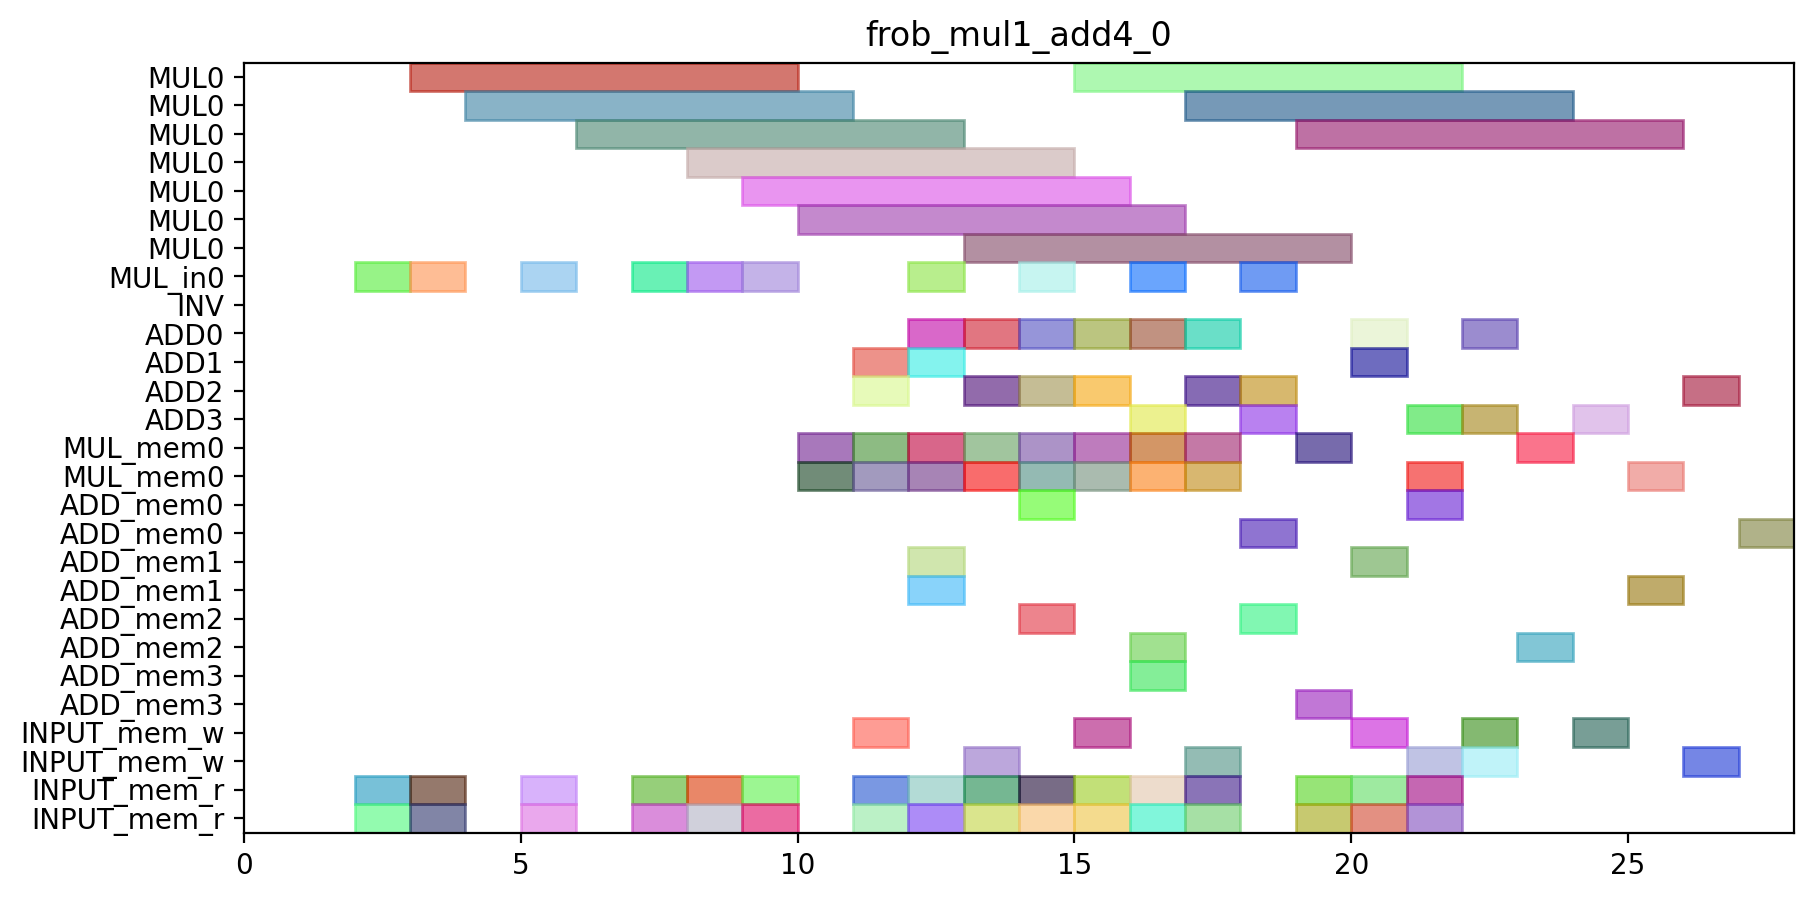

Reproduce this figure in Python.
from pyschedule import Scenario, solvers, plotters, alt

def solve_frob_mul1_add4_0(ConstStep, ExpStep):
	horizon = 90
	S=Scenario("frob_mul1_add4_0",horizon = horizon)

	# resource
	MUL = S.Resources('MUL', num=1, size=7)
	MUL_in = S.Resources('MUL_in', num=1)
	INV = S.Resource('INV')
	ADD = S.Resources('ADD', num=4, periods=range(1, horizon))
	MUL_mem = S.Resources('MUL_mem', num=1, size=2)
	ADD_mem = S.Resources('ADD_mem', num=4, size=2)
	INPUT_mem_w = S.Resource('INPUT_mem_w', size=2)
	INPUT_mem_r = S.Resource('INPUT_mem_r', size=2)

	# result of previous scheduling

	# new tasks
	NEW_F10T0_in = S.Task('NEW_F10T0_in', length=1, delay_cost=1)
	NEW_F10T0_in += alt(MUL_in)
	NEW_F10T0 = S.Task('NEW_F10T0', length=7, delay_cost=1)
	NEW_F10T0 += alt(MUL)
	S+=NEW_F10T0>=NEW_F10T0_in

	NEW_F10T0_mem0 = S.Task('NEW_F10T0_mem0', length=1, delay_cost=1)
	NEW_F10T0_mem0 += INPUT_mem_r
	S += NEW_F10T0_mem0<=NEW_F10T0

	NEW_F10T0_mem1 = S.Task('NEW_F10T0_mem1', length=1, delay_cost=1)
	NEW_F10T0_mem1 += INPUT_mem_r
	S += NEW_F10T0_mem1<=NEW_F10T0

	NEW_F10T1_in = S.Task('NEW_F10T1_in', length=1, delay_cost=1)
	NEW_F10T1_in += alt(MUL_in)
	NEW_F10T1 = S.Task('NEW_F10T1', length=7, delay_cost=1)
	NEW_F10T1 += alt(MUL)
	S+=NEW_F10T1>=NEW_F10T1_in

	NEW_F10T1_mem0 = S.Task('NEW_F10T1_mem0', length=1, delay_cost=1)
	NEW_F10T1_mem0 += INPUT_mem_r
	S += NEW_F10T1_mem0<=NEW_F10T1

	NEW_F10T1_mem1 = S.Task('NEW_F10T1_mem1', length=1, delay_cost=1)
	NEW_F10T1_mem1 += INPUT_mem_r
	S += NEW_F10T1_mem1<=NEW_F10T1

	NEW_F10T2 = S.Task('NEW_F10T2', length=1, delay_cost=1)
	NEW_F10T2 += alt(ADD)

	NEW_F10T2_mem0 = S.Task('NEW_F10T2_mem0', length=1, delay_cost=1)
	NEW_F10T2_mem0 += INPUT_mem_r
	S += NEW_F10T2_mem0<=NEW_F10T2

	NEW_F10T2_mem1 = S.Task('NEW_F10T2_mem1', length=1, delay_cost=1)
	NEW_F10T2_mem1 += INPUT_mem_r
	S += NEW_F10T2_mem1<=NEW_F10T2

	NEW_F10T3 = S.Task('NEW_F10T3', length=1, delay_cost=1)
	NEW_F10T3 += alt(ADD)

	NEW_F10T3_mem0 = S.Task('NEW_F10T3_mem0', length=1, delay_cost=1)
	NEW_F10T3_mem0 += INPUT_mem_r
	S += NEW_F10T3_mem0<=NEW_F10T3

	NEW_F10T3_mem1 = S.Task('NEW_F10T3_mem1', length=1, delay_cost=1)
	NEW_F10T3_mem1 += INPUT_mem_r
	S += NEW_F10T3_mem1<=NEW_F10T3

	NEW_F20T0_in = S.Task('NEW_F20T0_in', length=1, delay_cost=1)
	NEW_F20T0_in += alt(MUL_in)
	NEW_F20T0 = S.Task('NEW_F20T0', length=7, delay_cost=1)
	NEW_F20T0 += alt(MUL)
	S+=NEW_F20T0>=NEW_F20T0_in

	NEW_F20T0_mem0 = S.Task('NEW_F20T0_mem0', length=1, delay_cost=1)
	NEW_F20T0_mem0 += INPUT_mem_r
	S += NEW_F20T0_mem0<=NEW_F20T0

	NEW_F20T0_mem1 = S.Task('NEW_F20T0_mem1', length=1, delay_cost=1)
	NEW_F20T0_mem1 += INPUT_mem_r
	S += NEW_F20T0_mem1<=NEW_F20T0

	NEW_F20T1_in = S.Task('NEW_F20T1_in', length=1, delay_cost=1)
	NEW_F20T1_in += alt(MUL_in)
	NEW_F20T1 = S.Task('NEW_F20T1', length=7, delay_cost=1)
	NEW_F20T1 += alt(MUL)
	S+=NEW_F20T1>=NEW_F20T1_in

	NEW_F20T1_mem0 = S.Task('NEW_F20T1_mem0', length=1, delay_cost=1)
	NEW_F20T1_mem0 += INPUT_mem_r
	S += NEW_F20T1_mem0<=NEW_F20T1

	NEW_F20T1_mem1 = S.Task('NEW_F20T1_mem1', length=1, delay_cost=1)
	NEW_F20T1_mem1 += INPUT_mem_r
	S += NEW_F20T1_mem1<=NEW_F20T1

	NEW_F20T2 = S.Task('NEW_F20T2', length=1, delay_cost=1)
	NEW_F20T2 += alt(ADD)

	NEW_F20T2_mem0 = S.Task('NEW_F20T2_mem0', length=1, delay_cost=1)
	NEW_F20T2_mem0 += INPUT_mem_r
	S += NEW_F20T2_mem0<=NEW_F20T2

	NEW_F20T2_mem1 = S.Task('NEW_F20T2_mem1', length=1, delay_cost=1)
	NEW_F20T2_mem1 += INPUT_mem_r
	S += NEW_F20T2_mem1<=NEW_F20T2

	NEW_F20T3 = S.Task('NEW_F20T3', length=1, delay_cost=1)
	NEW_F20T3 += alt(ADD)

	NEW_F20T3_mem0 = S.Task('NEW_F20T3_mem0', length=1, delay_cost=1)
	NEW_F20T3_mem0 += INPUT_mem_r
	S += NEW_F20T3_mem0<=NEW_F20T3

	NEW_F20T3_mem1 = S.Task('NEW_F20T3_mem1', length=1, delay_cost=1)
	NEW_F20T3_mem1 += INPUT_mem_r
	S += NEW_F20T3_mem1<=NEW_F20T3

	NEW_F01T0_in = S.Task('NEW_F01T0_in', length=1, delay_cost=1)
	NEW_F01T0_in += alt(MUL_in)
	NEW_F01T0 = S.Task('NEW_F01T0', length=7, delay_cost=1)
	NEW_F01T0 += alt(MUL)
	S+=NEW_F01T0>=NEW_F01T0_in

	NEW_F01T0_mem0 = S.Task('NEW_F01T0_mem0', length=1, delay_cost=1)
	NEW_F01T0_mem0 += INPUT_mem_r
	S += NEW_F01T0_mem0<=NEW_F01T0

	NEW_F01T0_mem1 = S.Task('NEW_F01T0_mem1', length=1, delay_cost=1)
	NEW_F01T0_mem1 += INPUT_mem_r
	S += NEW_F01T0_mem1<=NEW_F01T0

	NEW_F01T1_in = S.Task('NEW_F01T1_in', length=1, delay_cost=1)
	NEW_F01T1_in += alt(MUL_in)
	NEW_F01T1 = S.Task('NEW_F01T1', length=7, delay_cost=1)
	NEW_F01T1 += alt(MUL)
	S+=NEW_F01T1>=NEW_F01T1_in

	NEW_F01T1_mem0 = S.Task('NEW_F01T1_mem0', length=1, delay_cost=1)
	NEW_F01T1_mem0 += INPUT_mem_r
	S += NEW_F01T1_mem0<=NEW_F01T1

	NEW_F01T1_mem1 = S.Task('NEW_F01T1_mem1', length=1, delay_cost=1)
	NEW_F01T1_mem1 += INPUT_mem_r
	S += NEW_F01T1_mem1<=NEW_F01T1

	NEW_F01T2 = S.Task('NEW_F01T2', length=1, delay_cost=1)
	NEW_F01T2 += alt(ADD)

	NEW_F01T2_mem0 = S.Task('NEW_F01T2_mem0', length=1, delay_cost=1)
	NEW_F01T2_mem0 += INPUT_mem_r
	S += NEW_F01T2_mem0<=NEW_F01T2

	NEW_F01T2_mem1 = S.Task('NEW_F01T2_mem1', length=1, delay_cost=1)
	NEW_F01T2_mem1 += INPUT_mem_r
	S += NEW_F01T2_mem1<=NEW_F01T2

	NEW_F01T3 = S.Task('NEW_F01T3', length=1, delay_cost=1)
	NEW_F01T3 += alt(ADD)

	NEW_F01T3_mem0 = S.Task('NEW_F01T3_mem0', length=1, delay_cost=1)
	NEW_F01T3_mem0 += INPUT_mem_r
	S += NEW_F01T3_mem0<=NEW_F01T3

	NEW_F01T3_mem1 = S.Task('NEW_F01T3_mem1', length=1, delay_cost=1)
	NEW_F01T3_mem1 += INPUT_mem_r
	S += NEW_F01T3_mem1<=NEW_F01T3

	NEW_F11T0_in = S.Task('NEW_F11T0_in', length=1, delay_cost=1)
	NEW_F11T0_in += alt(MUL_in)
	NEW_F11T0 = S.Task('NEW_F11T0', length=7, delay_cost=1)
	NEW_F11T0 += alt(MUL)
	S+=NEW_F11T0>=NEW_F11T0_in

	NEW_F11T0_mem0 = S.Task('NEW_F11T0_mem0', length=1, delay_cost=1)
	NEW_F11T0_mem0 += INPUT_mem_r
	S += NEW_F11T0_mem0<=NEW_F11T0

	NEW_F11T0_mem1 = S.Task('NEW_F11T0_mem1', length=1, delay_cost=1)
	NEW_F11T0_mem1 += INPUT_mem_r
	S += NEW_F11T0_mem1<=NEW_F11T0

	NEW_F11T1_in = S.Task('NEW_F11T1_in', length=1, delay_cost=1)
	NEW_F11T1_in += alt(MUL_in)
	NEW_F11T1 = S.Task('NEW_F11T1', length=7, delay_cost=1)
	NEW_F11T1 += alt(MUL)
	S+=NEW_F11T1>=NEW_F11T1_in

	NEW_F11T1_mem0 = S.Task('NEW_F11T1_mem0', length=1, delay_cost=1)
	NEW_F11T1_mem0 += INPUT_mem_r
	S += NEW_F11T1_mem0<=NEW_F11T1

	NEW_F11T1_mem1 = S.Task('NEW_F11T1_mem1', length=1, delay_cost=1)
	NEW_F11T1_mem1 += INPUT_mem_r
	S += NEW_F11T1_mem1<=NEW_F11T1

	NEW_F11T2 = S.Task('NEW_F11T2', length=1, delay_cost=1)
	NEW_F11T2 += alt(ADD)

	NEW_F11T2_mem0 = S.Task('NEW_F11T2_mem0', length=1, delay_cost=1)
	NEW_F11T2_mem0 += INPUT_mem_r
	S += NEW_F11T2_mem0<=NEW_F11T2

	NEW_F11T2_mem1 = S.Task('NEW_F11T2_mem1', length=1, delay_cost=1)
	NEW_F11T2_mem1 += INPUT_mem_r
	S += NEW_F11T2_mem1<=NEW_F11T2

	NEW_F11T3 = S.Task('NEW_F11T3', length=1, delay_cost=1)
	NEW_F11T3 += alt(ADD)

	NEW_F11T3_mem0 = S.Task('NEW_F11T3_mem0', length=1, delay_cost=1)
	NEW_F11T3_mem0 += INPUT_mem_r
	S += NEW_F11T3_mem0<=NEW_F11T3

	NEW_F11T3_mem1 = S.Task('NEW_F11T3_mem1', length=1, delay_cost=1)
	NEW_F11T3_mem1 += INPUT_mem_r
	S += NEW_F11T3_mem1<=NEW_F11T3

	NEW_F21T0_in = S.Task('NEW_F21T0_in', length=1, delay_cost=1)
	NEW_F21T0_in += alt(MUL_in)
	NEW_F21T0 = S.Task('NEW_F21T0', length=7, delay_cost=1)
	NEW_F21T0 += alt(MUL)
	S+=NEW_F21T0>=NEW_F21T0_in

	NEW_F21T0_mem0 = S.Task('NEW_F21T0_mem0', length=1, delay_cost=1)
	NEW_F21T0_mem0 += INPUT_mem_r
	S += NEW_F21T0_mem0<=NEW_F21T0

	NEW_F21T0_mem1 = S.Task('NEW_F21T0_mem1', length=1, delay_cost=1)
	NEW_F21T0_mem1 += INPUT_mem_r
	S += NEW_F21T0_mem1<=NEW_F21T0

	NEW_F21T1_in = S.Task('NEW_F21T1_in', length=1, delay_cost=1)
	NEW_F21T1_in += alt(MUL_in)
	NEW_F21T1 = S.Task('NEW_F21T1', length=7, delay_cost=1)
	NEW_F21T1 += alt(MUL)
	S+=NEW_F21T1>=NEW_F21T1_in

	NEW_F21T1_mem0 = S.Task('NEW_F21T1_mem0', length=1, delay_cost=1)
	NEW_F21T1_mem0 += INPUT_mem_r
	S += NEW_F21T1_mem0<=NEW_F21T1

	NEW_F21T1_mem1 = S.Task('NEW_F21T1_mem1', length=1, delay_cost=1)
	NEW_F21T1_mem1 += INPUT_mem_r
	S += NEW_F21T1_mem1<=NEW_F21T1

	NEW_F21T2 = S.Task('NEW_F21T2', length=1, delay_cost=1)
	NEW_F21T2 += alt(ADD)

	NEW_F21T2_mem0 = S.Task('NEW_F21T2_mem0', length=1, delay_cost=1)
	NEW_F21T2_mem0 += INPUT_mem_r
	S += NEW_F21T2_mem0<=NEW_F21T2

	NEW_F21T2_mem1 = S.Task('NEW_F21T2_mem1', length=1, delay_cost=1)
	NEW_F21T2_mem1 += INPUT_mem_r
	S += NEW_F21T2_mem1<=NEW_F21T2

	NEW_F21T3 = S.Task('NEW_F21T3', length=1, delay_cost=1)
	NEW_F21T3 += alt(ADD)

	NEW_F21T3_mem0 = S.Task('NEW_F21T3_mem0', length=1, delay_cost=1)
	NEW_F21T3_mem0 += INPUT_mem_r
	S += NEW_F21T3_mem0<=NEW_F21T3

	NEW_F21T3_mem1 = S.Task('NEW_F21T3_mem1', length=1, delay_cost=1)
	NEW_F21T3_mem1 += INPUT_mem_r
	S += NEW_F21T3_mem1<=NEW_F21T3

	NEW_F10T4_in = S.Task('NEW_F10T4_in', length=1, delay_cost=1)
	NEW_F10T4_in += alt(MUL_in)
	NEW_F10T4 = S.Task('NEW_F10T4', length=7, delay_cost=1)
	NEW_F10T4 += alt(MUL)
	S+=NEW_F10T4>=NEW_F10T4_in

	NEW_F10T4_mem0 = S.Task('NEW_F10T4_mem0', length=1, delay_cost=1)
	NEW_F10T4_mem0 += alt(ADD_mem)
	S += (NEW_F10T2*ADD[0])-1<NEW_F10T4_mem0*ADD_mem[0]
	S += (NEW_F10T2*ADD[1])-1<NEW_F10T4_mem0*ADD_mem[1]
	S += (NEW_F10T2*ADD[2])-1<NEW_F10T4_mem0*ADD_mem[2]
	S += (NEW_F10T2*ADD[3])-1<NEW_F10T4_mem0*ADD_mem[3]
	S += NEW_F10T4_mem0<=NEW_F10T4

	NEW_F10T4_mem1 = S.Task('NEW_F10T4_mem1', length=1, delay_cost=1)
	NEW_F10T4_mem1 += alt(ADD_mem)
	S += (NEW_F10T3*ADD[0])-1<NEW_F10T4_mem1*ADD_mem[0]
	S += (NEW_F10T3*ADD[1])-1<NEW_F10T4_mem1*ADD_mem[1]
	S += (NEW_F10T3*ADD[2])-1<NEW_F10T4_mem1*ADD_mem[2]
	S += (NEW_F10T3*ADD[3])-1<NEW_F10T4_mem1*ADD_mem[3]
	S += NEW_F10T4_mem1<=NEW_F10T4

	NEW_F10T5 = S.Task('NEW_F10T5', length=1, delay_cost=1)
	NEW_F10T5 += alt(ADD)

	NEW_F10T5_mem0 = S.Task('NEW_F10T5_mem0', length=1, delay_cost=1)
	NEW_F10T5_mem0 += alt(MUL_mem)
	S += (NEW_F10T0*MUL[0])-1<NEW_F10T5_mem0*MUL_mem[0]
	S += NEW_F10T5_mem0<=NEW_F10T5

	NEW_F10T5_mem1 = S.Task('NEW_F10T5_mem1', length=1, delay_cost=1)
	NEW_F10T5_mem1 += alt(MUL_mem)
	S += (NEW_F10T1*MUL[0])-1<NEW_F10T5_mem1*MUL_mem[0]
	S += NEW_F10T5_mem1<=NEW_F10T5

	NEW_F20T4_in = S.Task('NEW_F20T4_in', length=1, delay_cost=1)
	NEW_F20T4_in += alt(MUL_in)
	NEW_F20T4 = S.Task('NEW_F20T4', length=7, delay_cost=1)
	NEW_F20T4 += alt(MUL)
	S+=NEW_F20T4>=NEW_F20T4_in

	NEW_F20T4_mem0 = S.Task('NEW_F20T4_mem0', length=1, delay_cost=1)
	NEW_F20T4_mem0 += alt(ADD_mem)
	S += (NEW_F20T2*ADD[0])-1<NEW_F20T4_mem0*ADD_mem[0]
	S += (NEW_F20T2*ADD[1])-1<NEW_F20T4_mem0*ADD_mem[1]
	S += (NEW_F20T2*ADD[2])-1<NEW_F20T4_mem0*ADD_mem[2]
	S += (NEW_F20T2*ADD[3])-1<NEW_F20T4_mem0*ADD_mem[3]
	S += NEW_F20T4_mem0<=NEW_F20T4

	NEW_F20T4_mem1 = S.Task('NEW_F20T4_mem1', length=1, delay_cost=1)
	NEW_F20T4_mem1 += alt(ADD_mem)
	S += (NEW_F20T3*ADD[0])-1<NEW_F20T4_mem1*ADD_mem[0]
	S += (NEW_F20T3*ADD[1])-1<NEW_F20T4_mem1*ADD_mem[1]
	S += (NEW_F20T3*ADD[2])-1<NEW_F20T4_mem1*ADD_mem[2]
	S += (NEW_F20T3*ADD[3])-1<NEW_F20T4_mem1*ADD_mem[3]
	S += NEW_F20T4_mem1<=NEW_F20T4

	NEW_F20T5 = S.Task('NEW_F20T5', length=1, delay_cost=1)
	NEW_F20T5 += alt(ADD)

	NEW_F20T5_mem0 = S.Task('NEW_F20T5_mem0', length=1, delay_cost=1)
	NEW_F20T5_mem0 += alt(MUL_mem)
	S += (NEW_F20T0*MUL[0])-1<NEW_F20T5_mem0*MUL_mem[0]
	S += NEW_F20T5_mem0<=NEW_F20T5

	NEW_F20T5_mem1 = S.Task('NEW_F20T5_mem1', length=1, delay_cost=1)
	NEW_F20T5_mem1 += alt(MUL_mem)
	S += (NEW_F20T1*MUL[0])-1<NEW_F20T5_mem1*MUL_mem[0]
	S += NEW_F20T5_mem1<=NEW_F20T5

	NEW_F01T4_in = S.Task('NEW_F01T4_in', length=1, delay_cost=1)
	NEW_F01T4_in += alt(MUL_in)
	NEW_F01T4 = S.Task('NEW_F01T4', length=7, delay_cost=1)
	NEW_F01T4 += alt(MUL)
	S+=NEW_F01T4>=NEW_F01T4_in

	NEW_F01T4_mem0 = S.Task('NEW_F01T4_mem0', length=1, delay_cost=1)
	NEW_F01T4_mem0 += alt(ADD_mem)
	S += (NEW_F01T2*ADD[0])-1<NEW_F01T4_mem0*ADD_mem[0]
	S += (NEW_F01T2*ADD[1])-1<NEW_F01T4_mem0*ADD_mem[1]
	S += (NEW_F01T2*ADD[2])-1<NEW_F01T4_mem0*ADD_mem[2]
	S += (NEW_F01T2*ADD[3])-1<NEW_F01T4_mem0*ADD_mem[3]
	S += NEW_F01T4_mem0<=NEW_F01T4

	NEW_F01T4_mem1 = S.Task('NEW_F01T4_mem1', length=1, delay_cost=1)
	NEW_F01T4_mem1 += alt(ADD_mem)
	S += (NEW_F01T3*ADD[0])-1<NEW_F01T4_mem1*ADD_mem[0]
	S += (NEW_F01T3*ADD[1])-1<NEW_F01T4_mem1*ADD_mem[1]
	S += (NEW_F01T3*ADD[2])-1<NEW_F01T4_mem1*ADD_mem[2]
	S += (NEW_F01T3*ADD[3])-1<NEW_F01T4_mem1*ADD_mem[3]
	S += NEW_F01T4_mem1<=NEW_F01T4

	NEW_F01T5 = S.Task('NEW_F01T5', length=1, delay_cost=1)
	NEW_F01T5 += alt(ADD)

	NEW_F01T5_mem0 = S.Task('NEW_F01T5_mem0', length=1, delay_cost=1)
	NEW_F01T5_mem0 += alt(MUL_mem)
	S += (NEW_F01T0*MUL[0])-1<NEW_F01T5_mem0*MUL_mem[0]
	S += NEW_F01T5_mem0<=NEW_F01T5

	NEW_F01T5_mem1 = S.Task('NEW_F01T5_mem1', length=1, delay_cost=1)
	NEW_F01T5_mem1 += alt(MUL_mem)
	S += (NEW_F01T1*MUL[0])-1<NEW_F01T5_mem1*MUL_mem[0]
	S += NEW_F01T5_mem1<=NEW_F01T5

	NEW_F11T4_in = S.Task('NEW_F11T4_in', length=1, delay_cost=1)
	NEW_F11T4_in += alt(MUL_in)
	NEW_F11T4 = S.Task('NEW_F11T4', length=7, delay_cost=1)
	NEW_F11T4 += alt(MUL)
	S+=NEW_F11T4>=NEW_F11T4_in

	NEW_F11T4_mem0 = S.Task('NEW_F11T4_mem0', length=1, delay_cost=1)
	NEW_F11T4_mem0 += alt(ADD_mem)
	S += (NEW_F11T2*ADD[0])-1<NEW_F11T4_mem0*ADD_mem[0]
	S += (NEW_F11T2*ADD[1])-1<NEW_F11T4_mem0*ADD_mem[1]
	S += (NEW_F11T2*ADD[2])-1<NEW_F11T4_mem0*ADD_mem[2]
	S += (NEW_F11T2*ADD[3])-1<NEW_F11T4_mem0*ADD_mem[3]
	S += NEW_F11T4_mem0<=NEW_F11T4

	NEW_F11T4_mem1 = S.Task('NEW_F11T4_mem1', length=1, delay_cost=1)
	NEW_F11T4_mem1 += alt(ADD_mem)
	S += (NEW_F11T3*ADD[0])-1<NEW_F11T4_mem1*ADD_mem[0]
	S += (NEW_F11T3*ADD[1])-1<NEW_F11T4_mem1*ADD_mem[1]
	S += (NEW_F11T3*ADD[2])-1<NEW_F11T4_mem1*ADD_mem[2]
	S += (NEW_F11T3*ADD[3])-1<NEW_F11T4_mem1*ADD_mem[3]
	S += NEW_F11T4_mem1<=NEW_F11T4

	NEW_F11T5 = S.Task('NEW_F11T5', length=1, delay_cost=1)
	NEW_F11T5 += alt(ADD)

	NEW_F11T5_mem0 = S.Task('NEW_F11T5_mem0', length=1, delay_cost=1)
	NEW_F11T5_mem0 += alt(MUL_mem)
	S += (NEW_F11T0*MUL[0])-1<NEW_F11T5_mem0*MUL_mem[0]
	S += NEW_F11T5_mem0<=NEW_F11T5

	NEW_F11T5_mem1 = S.Task('NEW_F11T5_mem1', length=1, delay_cost=1)
	NEW_F11T5_mem1 += alt(MUL_mem)
	S += (NEW_F11T1*MUL[0])-1<NEW_F11T5_mem1*MUL_mem[0]
	S += NEW_F11T5_mem1<=NEW_F11T5

	NEW_F21T4_in = S.Task('NEW_F21T4_in', length=1, delay_cost=1)
	NEW_F21T4_in += alt(MUL_in)
	NEW_F21T4 = S.Task('NEW_F21T4', length=7, delay_cost=1)
	NEW_F21T4 += alt(MUL)
	S+=NEW_F21T4>=NEW_F21T4_in

	NEW_F21T4_mem0 = S.Task('NEW_F21T4_mem0', length=1, delay_cost=1)
	NEW_F21T4_mem0 += alt(ADD_mem)
	S += (NEW_F21T2*ADD[0])-1<NEW_F21T4_mem0*ADD_mem[0]
	S += (NEW_F21T2*ADD[1])-1<NEW_F21T4_mem0*ADD_mem[1]
	S += (NEW_F21T2*ADD[2])-1<NEW_F21T4_mem0*ADD_mem[2]
	S += (NEW_F21T2*ADD[3])-1<NEW_F21T4_mem0*ADD_mem[3]
	S += NEW_F21T4_mem0<=NEW_F21T4

	NEW_F21T4_mem1 = S.Task('NEW_F21T4_mem1', length=1, delay_cost=1)
	NEW_F21T4_mem1 += alt(ADD_mem)
	S += (NEW_F21T3*ADD[0])-1<NEW_F21T4_mem1*ADD_mem[0]
	S += (NEW_F21T3*ADD[1])-1<NEW_F21T4_mem1*ADD_mem[1]
	S += (NEW_F21T3*ADD[2])-1<NEW_F21T4_mem1*ADD_mem[2]
	S += (NEW_F21T3*ADD[3])-1<NEW_F21T4_mem1*ADD_mem[3]
	S += NEW_F21T4_mem1<=NEW_F21T4

	NEW_F21T5 = S.Task('NEW_F21T5', length=1, delay_cost=1)
	NEW_F21T5 += alt(ADD)

	NEW_F21T5_mem0 = S.Task('NEW_F21T5_mem0', length=1, delay_cost=1)
	NEW_F21T5_mem0 += alt(MUL_mem)
	S += (NEW_F21T0*MUL[0])-1<NEW_F21T5_mem0*MUL_mem[0]
	S += NEW_F21T5_mem0<=NEW_F21T5

	NEW_F21T5_mem1 = S.Task('NEW_F21T5_mem1', length=1, delay_cost=1)
	NEW_F21T5_mem1 += alt(MUL_mem)
	S += (NEW_F21T1*MUL[0])-1<NEW_F21T5_mem1*MUL_mem[0]
	S += NEW_F21T5_mem1<=NEW_F21T5

	NEW_F000 = S.Task('NEW_F000', length=1, delay_cost=1)
	NEW_F000 += alt(ADD)

	NEW_F000_mem0 = S.Task('NEW_F000_mem0', length=1, delay_cost=1)
	NEW_F000_mem0 += INPUT_mem_r
	S += NEW_F000_mem0<=NEW_F000

	NEW_F000_mem1 = S.Task('NEW_F000_mem1', length=1, delay_cost=1)
	NEW_F000_mem1 += INPUT_mem_r
	S += NEW_F000_mem1<=NEW_F000

	NEW_F000_w = S.Task('NEW_F000_w', length=1, delay_cost=1)
	NEW_F000_w += alt(INPUT_mem_w)
	S += 0 < NEW_F000_w
	S += NEW_F000-1 <= NEW_F000_w

	NEW_F001 = S.Task('NEW_F001', length=1, delay_cost=1)
	NEW_F001 += alt(ADD)

	NEW_F001_mem0 = S.Task('NEW_F001_mem0', length=1, delay_cost=1)
	NEW_F001_mem0 += INPUT_mem_r
	S += NEW_F001_mem0<=NEW_F001

	NEW_F001_mem1 = S.Task('NEW_F001_mem1', length=1, delay_cost=1)
	NEW_F001_mem1 += INPUT_mem_r
	S += NEW_F001_mem1<=NEW_F001

	NEW_F001_w = S.Task('NEW_F001_w', length=1, delay_cost=1)
	NEW_F001_w += alt(INPUT_mem_w)
	S += 0 < NEW_F001_w
	S += NEW_F001-1 <= NEW_F001_w

	NEW_F100 = S.Task('NEW_F100', length=1, delay_cost=1)
	NEW_F100 += alt(ADD)

	NEW_F100_mem0 = S.Task('NEW_F100_mem0', length=1, delay_cost=1)
	NEW_F100_mem0 += alt(MUL_mem)
	S += (NEW_F10T0*MUL[0])-1<NEW_F100_mem0*MUL_mem[0]
	S += NEW_F100_mem0<=NEW_F100

	NEW_F100_mem1 = S.Task('NEW_F100_mem1', length=1, delay_cost=1)
	NEW_F100_mem1 += alt(MUL_mem)
	S += (NEW_F10T1*MUL[0])-1<NEW_F100_mem1*MUL_mem[0]
	S += NEW_F100_mem1<=NEW_F100

	NEW_F100_w = S.Task('NEW_F100_w', length=1, delay_cost=1)
	NEW_F100_w += alt(INPUT_mem_w)
	S += 0 < NEW_F100_w
	S += NEW_F100-1 <= NEW_F100_w

	NEW_F200 = S.Task('NEW_F200', length=1, delay_cost=1)
	NEW_F200 += alt(ADD)

	NEW_F200_mem0 = S.Task('NEW_F200_mem0', length=1, delay_cost=1)
	NEW_F200_mem0 += alt(MUL_mem)
	S += (NEW_F20T0*MUL[0])-1<NEW_F200_mem0*MUL_mem[0]
	S += NEW_F200_mem0<=NEW_F200

	NEW_F200_mem1 = S.Task('NEW_F200_mem1', length=1, delay_cost=1)
	NEW_F200_mem1 += alt(MUL_mem)
	S += (NEW_F20T1*MUL[0])-1<NEW_F200_mem1*MUL_mem[0]
	S += NEW_F200_mem1<=NEW_F200

	NEW_F200_w = S.Task('NEW_F200_w', length=1, delay_cost=1)
	NEW_F200_w += alt(INPUT_mem_w)
	S += 0 < NEW_F200_w
	S += NEW_F200-1 <= NEW_F200_w

	NEW_F010 = S.Task('NEW_F010', length=1, delay_cost=1)
	NEW_F010 += alt(ADD)

	NEW_F010_mem0 = S.Task('NEW_F010_mem0', length=1, delay_cost=1)
	NEW_F010_mem0 += alt(MUL_mem)
	S += (NEW_F01T0*MUL[0])-1<NEW_F010_mem0*MUL_mem[0]
	S += NEW_F010_mem0<=NEW_F010

	NEW_F010_mem1 = S.Task('NEW_F010_mem1', length=1, delay_cost=1)
	NEW_F010_mem1 += alt(MUL_mem)
	S += (NEW_F01T1*MUL[0])-1<NEW_F010_mem1*MUL_mem[0]
	S += NEW_F010_mem1<=NEW_F010

	NEW_F010_w = S.Task('NEW_F010_w', length=1, delay_cost=1)
	NEW_F010_w += alt(INPUT_mem_w)
	S += 0 < NEW_F010_w
	S += NEW_F010-1 <= NEW_F010_w

	NEW_F110 = S.Task('NEW_F110', length=1, delay_cost=1)
	NEW_F110 += alt(ADD)

	NEW_F110_mem0 = S.Task('NEW_F110_mem0', length=1, delay_cost=1)
	NEW_F110_mem0 += alt(MUL_mem)
	S += (NEW_F11T0*MUL[0])-1<NEW_F110_mem0*MUL_mem[0]
	S += NEW_F110_mem0<=NEW_F110

	NEW_F110_mem1 = S.Task('NEW_F110_mem1', length=1, delay_cost=1)
	NEW_F110_mem1 += alt(MUL_mem)
	S += (NEW_F11T1*MUL[0])-1<NEW_F110_mem1*MUL_mem[0]
	S += NEW_F110_mem1<=NEW_F110

	NEW_F110_w = S.Task('NEW_F110_w', length=1, delay_cost=1)
	NEW_F110_w += alt(INPUT_mem_w)
	S += 0 < NEW_F110_w
	S += NEW_F110-1 <= NEW_F110_w

	NEW_F210 = S.Task('NEW_F210', length=1, delay_cost=1)
	NEW_F210 += alt(ADD)

	NEW_F210_mem0 = S.Task('NEW_F210_mem0', length=1, delay_cost=1)
	NEW_F210_mem0 += alt(MUL_mem)
	S += (NEW_F21T0*MUL[0])-1<NEW_F210_mem0*MUL_mem[0]
	S += NEW_F210_mem0<=NEW_F210

	NEW_F210_mem1 = S.Task('NEW_F210_mem1', length=1, delay_cost=1)
	NEW_F210_mem1 += alt(MUL_mem)
	S += (NEW_F21T1*MUL[0])-1<NEW_F210_mem1*MUL_mem[0]
	S += NEW_F210_mem1<=NEW_F210

	NEW_F210_w = S.Task('NEW_F210_w', length=1, delay_cost=1)
	NEW_F210_w += alt(INPUT_mem_w)
	S += 0 < NEW_F210_w
	S += NEW_F210-1 <= NEW_F210_w

	NEW_F101 = S.Task('NEW_F101', length=1, delay_cost=1)
	NEW_F101 += alt(ADD)

	NEW_F101_mem0 = S.Task('NEW_F101_mem0', length=1, delay_cost=1)
	NEW_F101_mem0 += alt(MUL_mem)
	S += (NEW_F10T4*MUL[0])-1<NEW_F101_mem0*MUL_mem[0]
	S += NEW_F101_mem0<=NEW_F101

	NEW_F101_mem1 = S.Task('NEW_F101_mem1', length=1, delay_cost=1)
	NEW_F101_mem1 += alt(ADD_mem)
	S += (NEW_F10T5*ADD[0])-1<NEW_F101_mem1*ADD_mem[0]
	S += (NEW_F10T5*ADD[1])-1<NEW_F101_mem1*ADD_mem[1]
	S += (NEW_F10T5*ADD[2])-1<NEW_F101_mem1*ADD_mem[2]
	S += (NEW_F10T5*ADD[3])-1<NEW_F101_mem1*ADD_mem[3]
	S += NEW_F101_mem1<=NEW_F101

	NEW_F101_w = S.Task('NEW_F101_w', length=1, delay_cost=1)
	NEW_F101_w += alt(INPUT_mem_w)
	S += 0 < NEW_F101_w
	S += NEW_F101-1 <= NEW_F101_w

	NEW_F201 = S.Task('NEW_F201', length=1, delay_cost=1)
	NEW_F201 += alt(ADD)

	NEW_F201_mem0 = S.Task('NEW_F201_mem0', length=1, delay_cost=1)
	NEW_F201_mem0 += alt(MUL_mem)
	S += (NEW_F20T4*MUL[0])-1<NEW_F201_mem0*MUL_mem[0]
	S += NEW_F201_mem0<=NEW_F201

	NEW_F201_mem1 = S.Task('NEW_F201_mem1', length=1, delay_cost=1)
	NEW_F201_mem1 += alt(ADD_mem)
	S += (NEW_F20T5*ADD[0])-1<NEW_F201_mem1*ADD_mem[0]
	S += (NEW_F20T5*ADD[1])-1<NEW_F201_mem1*ADD_mem[1]
	S += (NEW_F20T5*ADD[2])-1<NEW_F201_mem1*ADD_mem[2]
	S += (NEW_F20T5*ADD[3])-1<NEW_F201_mem1*ADD_mem[3]
	S += NEW_F201_mem1<=NEW_F201

	NEW_F201_w = S.Task('NEW_F201_w', length=1, delay_cost=1)
	NEW_F201_w += alt(INPUT_mem_w)
	S += 0 < NEW_F201_w
	S += NEW_F201-1 <= NEW_F201_w

	NEW_F011 = S.Task('NEW_F011', length=1, delay_cost=1)
	NEW_F011 += alt(ADD)

	NEW_F011_mem0 = S.Task('NEW_F011_mem0', length=1, delay_cost=1)
	NEW_F011_mem0 += alt(MUL_mem)
	S += (NEW_F01T4*MUL[0])-1<NEW_F011_mem0*MUL_mem[0]
	S += NEW_F011_mem0<=NEW_F011

	NEW_F011_mem1 = S.Task('NEW_F011_mem1', length=1, delay_cost=1)
	NEW_F011_mem1 += alt(ADD_mem)
	S += (NEW_F01T5*ADD[0])-1<NEW_F011_mem1*ADD_mem[0]
	S += (NEW_F01T5*ADD[1])-1<NEW_F011_mem1*ADD_mem[1]
	S += (NEW_F01T5*ADD[2])-1<NEW_F011_mem1*ADD_mem[2]
	S += (NEW_F01T5*ADD[3])-1<NEW_F011_mem1*ADD_mem[3]
	S += NEW_F011_mem1<=NEW_F011

	NEW_F011_w = S.Task('NEW_F011_w', length=1, delay_cost=1)
	NEW_F011_w += alt(INPUT_mem_w)
	S += 0 < NEW_F011_w
	S += NEW_F011-1 <= NEW_F011_w

	NEW_F111 = S.Task('NEW_F111', length=1, delay_cost=1)
	NEW_F111 += alt(ADD)

	NEW_F111_mem0 = S.Task('NEW_F111_mem0', length=1, delay_cost=1)
	NEW_F111_mem0 += alt(MUL_mem)
	S += (NEW_F11T4*MUL[0])-1<NEW_F111_mem0*MUL_mem[0]
	S += NEW_F111_mem0<=NEW_F111

	NEW_F111_mem1 = S.Task('NEW_F111_mem1', length=1, delay_cost=1)
	NEW_F111_mem1 += alt(ADD_mem)
	S += (NEW_F11T5*ADD[0])-1<NEW_F111_mem1*ADD_mem[0]
	S += (NEW_F11T5*ADD[1])-1<NEW_F111_mem1*ADD_mem[1]
	S += (NEW_F11T5*ADD[2])-1<NEW_F111_mem1*ADD_mem[2]
	S += (NEW_F11T5*ADD[3])-1<NEW_F111_mem1*ADD_mem[3]
	S += NEW_F111_mem1<=NEW_F111

	NEW_F111_w = S.Task('NEW_F111_w', length=1, delay_cost=1)
	NEW_F111_w += alt(INPUT_mem_w)
	S += 0 < NEW_F111_w
	S += NEW_F111-1 <= NEW_F111_w

	NEW_F211 = S.Task('NEW_F211', length=1, delay_cost=1)
	NEW_F211 += alt(ADD)

	NEW_F211_mem0 = S.Task('NEW_F211_mem0', length=1, delay_cost=1)
	NEW_F211_mem0 += alt(MUL_mem)
	S += (NEW_F21T4*MUL[0])-1<NEW_F211_mem0*MUL_mem[0]
	S += NEW_F211_mem0<=NEW_F211

	NEW_F211_mem1 = S.Task('NEW_F211_mem1', length=1, delay_cost=1)
	NEW_F211_mem1 += alt(ADD_mem)
	S += (NEW_F21T5*ADD[0])-1<NEW_F211_mem1*ADD_mem[0]
	S += (NEW_F21T5*ADD[1])-1<NEW_F211_mem1*ADD_mem[1]
	S += (NEW_F21T5*ADD[2])-1<NEW_F211_mem1*ADD_mem[2]
	S += (NEW_F21T5*ADD[3])-1<NEW_F211_mem1*ADD_mem[3]
	S += NEW_F211_mem1<=NEW_F211

	NEW_F211_w = S.Task('NEW_F211_w', length=1, delay_cost=1)
	NEW_F211_w += alt(INPUT_mem_w)
	S += 0 < NEW_F211_w
	S += NEW_F211-1 <= NEW_F211_w

	solvers.mip.solve(S,msg=1,kind='CPLEX', time_limit=3600)

	solution = [['hoge']*len(S.solution()[1]) for i in range(len(S.solution()))]
	for i in range(len(S.solution())):
		for j in range(len(S.solution()[i])):
			solution[i][j]=str(S.solution()[i][j])
	print(solution)

	cycles = int(solution[-1][3])

	pic_file_name = "frob_mul1_add4/frob_mul1_add4_0.png"
	if(S.solution() != []):
		plotters.matplotlib.plot(S,img_filename=pic_file_name, vertical_text=True, fig_size=(cycles*0.25+3, 5), show_task_labels=False)

	return solution

if __name__ == "__main__":
	solution = solve_frob_mul1_add4_0(0, 0)
